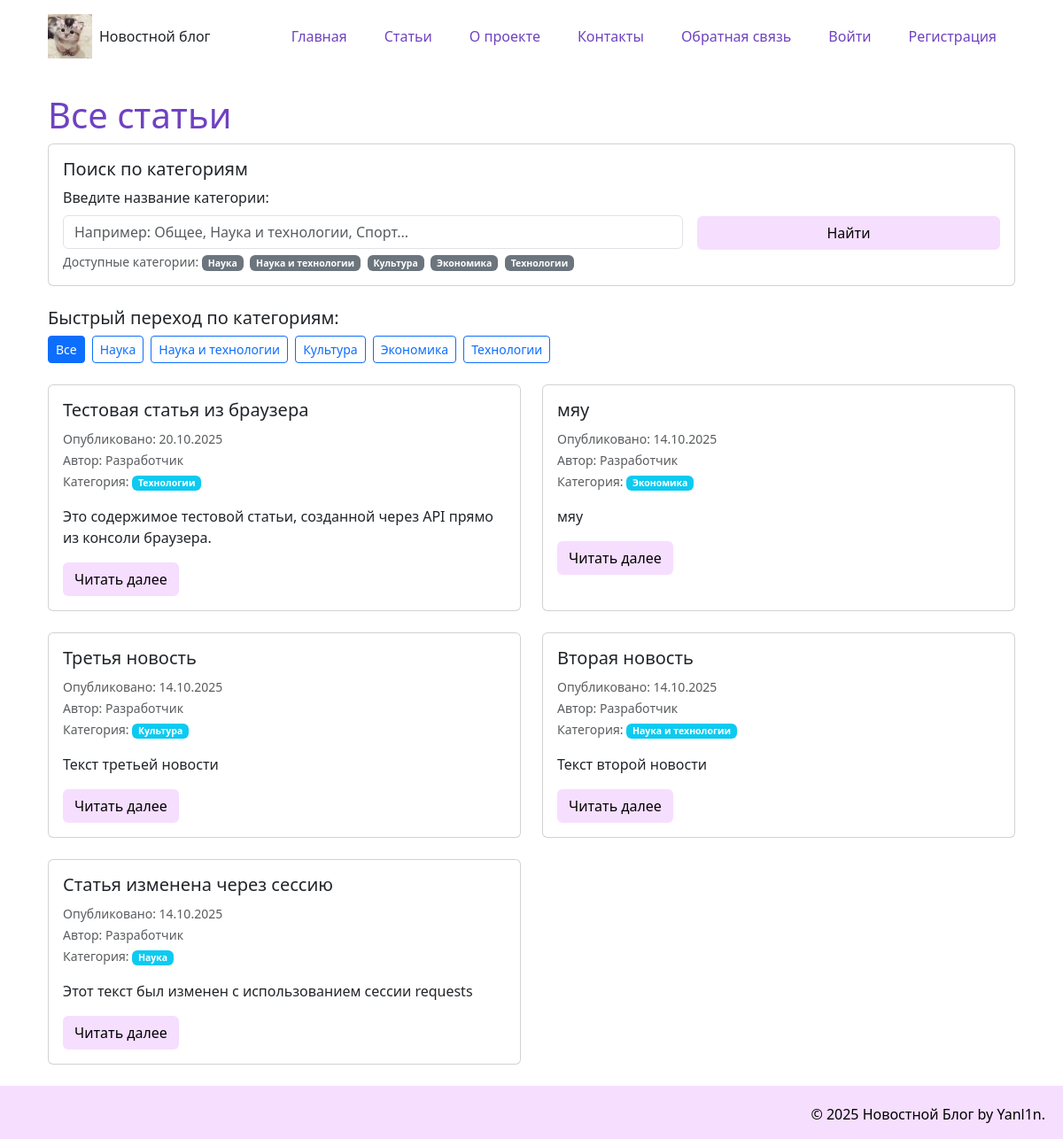
Page /articles on the earlier database version.
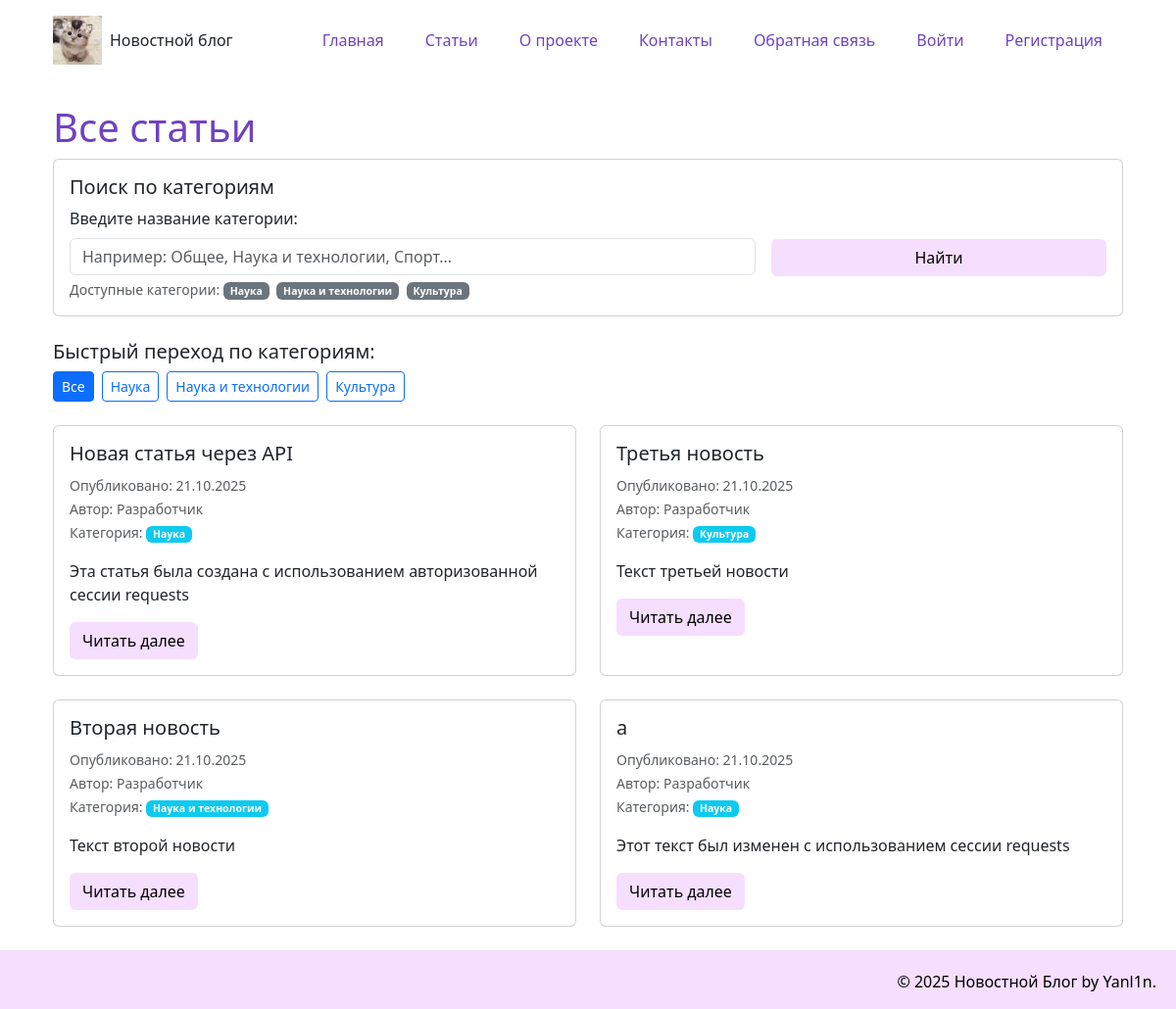
Same page on the later database version.
### models.py (models this page shows, shortened)
class Article(data_base.Model):
    __tablename__= "article"
    id = data_base.Column(data_base.Integer, primary_key = True)
    title = data_base.Column(data_base.String(200), nullable=False)
    text = data_base.Column(data_base.Text, nullable=False)
    date = data_base.Column(data_base.DateTime, default=datetime.utcnow)
    user_id = data_base.Column(data_base.Integer, data_base.ForeignKey('user.id'), nullable=False)
    category = data_base.Column(data_base.String(50), default='Общая')
    comment = data_base.relation('Comment', backref='article', lazy='dynamic')

class User(UserMixin, data_base.Model):
    __tablename__= "user"
    id = data_base.Column(data_base.Integer, primary_key = True)
    name = data_base.Column(data_base.String(100), nullable=False)
    email = data_base.Column(data_base.String(100), nullable=False)
    hashed_password = data_base.Column(data_base.String(200), nullable=False)
    date = data_base.Column(data_base.DateTime, default=datetime.utcnow)
    articles = data_base.relationship('Article', backref='author', lazy=True)

### app.py (the view)
@app.route("/articles")
@app.route("/articles/<category>")
def articles_list(category=None):
    if category is None:
        category = request.args.get('category', '').strip()
    if category:
        category = unquote(category)
    categories = data_base.session.query(Article.category).distinct().all()
    categories = [cat[0] for cat in categories if cat[0]]
    if category and category not in categories:
        flash(f'Категория "{category}" не найдена', 'error')
        articles = []
    elif category:
        articles = Article.query.filter_by(category=category).order_by(Article.date.desc()).all()
    else:
        articles = Article.query.order_by(Article.date.desc()).all()
    return render_template('articles_list.html',
                         articles=articles,
                         current_category=category,
                         categories=categories)

### templates/articles_list.html (shortened to what this page needs)
{% extends 'base.html' %}
{% block content %}
<div class="row">
    <div class="col-12">
        <h1>
            {% if current_category %}
                Статьи в категории: "{{ current_category }}"
            {% else %}
                Все статьи
            {% endif %}
        </h1>
        <div class="card mb-4">
            <div class="card-body">
                <h5 class="card-title">Поиск по категориям</h5>
                <form method="GET" action="{{ url_for('articles_list') }}" class="row g-3">
                    <div class="col-md-8">
                        <label for="category" class="form-label">Введите название категории:</label>
                        <input type="text"
                               class="form-control"
                               id="category"
                               name="category"
                               value="{{ current_category }}"
                               placeholder="Например: Общее, Наука и технологии, Спорт...">
                        <div class="form-text">Доступные категории:
                            {% for cat in categories %}
                            <span class="badge bg-secondary me-1">{{ cat }}</span>
                            {% endfor %}
                        </div>
                    </div>
                    <div class="col-md-4 d-flex align-items-end">
                        <div class="btn-group w-100 mb-4">
                            <button type="submit" class="btn btn-custom">Найти</button>
                        </div>
                    </div>
                </form>
            </div>
        </div>
        <div class="categories-nav mb-4">
            <h5>Быстрый переход по категориям:</h5>
            <div class="d-flex flex-wrap gap-2">
                <a href="{{ url_for('articles_list') }}"
                   class="btn {% if not current_category%} btn-primary{% else %}btn-outline-primary{% endif %} btn-sm">
                    Все
                </a>
                {% for cat in categories %}
                    <a href="{{ url_for('articles_list', category=cat) }}"
                       class="btn {% if current_category == cat %}btn-primary{% else %}btn-outline-primary{% endif %} btn-sm">
                        {{ cat }}
                    </a>
                {% endfor %}
            </div>
        </div>
        {% if articles %}
        <div class="row">
            {% for article in articles %}
            <div class="col-md-6 mb-4">
                <div class="card h-100">
                    <div class="card-body">
                        <h5 class="card-title">
                            {{ article.title }}
                        </h5>
                        <p class="card-text">
                            <small class="text-muted">
                                Опубликовано: {{ article.date.strftime('%d.%m.%Y') }}<br>
                                Автор: {{ article.author.name }}<br>
                                Категория:
                                <span class="badge bg-info">{{ article.category }}</span>
                            </small>
                        </p>
                        <p class="card-text">{{ article.text[:150] }}{% if article.text|length > 150 %}...{% endif %}</p>
                        <a href="{{ url_for('news_article', id=article.id) }}" class="btn btn-custom">Читать далее</a>
                    </div>
                </div>
            </div>
            {% endfor %}
        </div>
        {% endif %}
    </div>
</div>
{% endblock %}

Differences in the rows shown:
removed Article: title "Тестовая статья из браузера", date "20.10.2025", author.name "Разработчик", category "Технологии", text "Это содержимое тестовой статьи, созданной через API прямо из консоли браузера."
changed Article: title "мяу" → "Новая статья через API"; date "14.10.2025" → "21.10.2025"; category "Экономика" → "Наука"; text "мяу" → "Эта статья была создана с использованием авторизованной сессии requests"
changed Article "Третья новость": date "14.10.2025" → "21.10.2025"
changed Article "Вторая новость": date "14.10.2025" → "21.10.2025"
changed Article "Этот текст был изменен с использованием сессии requests": title "Статья изменена через сессию" → "a"; date "14.10.2025" → "21.10.2025"
Other differences:
list line gone: "Экономика"
list line gone: "Технологии"
